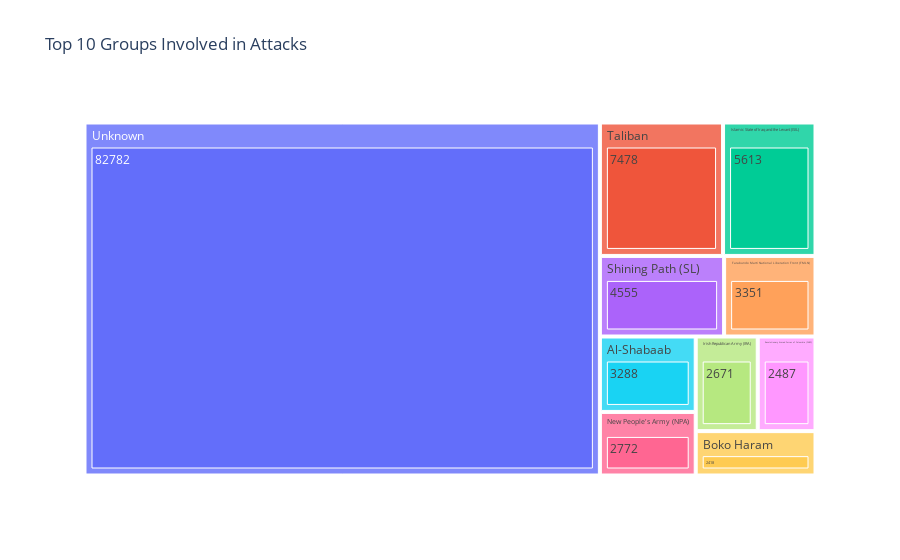

The notebook cell saved with this chart:
### Markdown cell above
# Groups involved in Attacks

Insights:
- **High number of attacks are done by Unknown Groups**: 
- **Taliban has the second highest count of Attacks**:

### Code cell
top_groups = df['group'].value_counts().head(10).reset_index()
top_groups
plt.figure(figsize=(12,6))
fig = px.treemap(top_groups, path=['group','count'], values='count',title='Top 10 Groups Involved in Attacks')
fig.show()

### Figure 1 — Plotly figure (JSON) as saved in the notebook; plotly's stock layout.template omitted (floating-point values rounded to 4 significant figures)
{"data": [{"branchvalues": "total", "domain": {"x": [0, 1], "y": [0, 1]}, "hovertemplate": "labels=%{label}<br>count=%{value}<br>parent=%{parent}<br>id=%{id}<extra></extra>", "ids": ["Boko Haram/2418", "Revolutionary Armed Forces of Colombia (FARC)/2487", "Irish Republican Army (IRA)/2671", "New People's Army (NPA)/2772", "Al-Shabaab/3288", "Farabundo Marti National Liberation Front (FMLN)/3351", "Shining Path (SL)/4555", "Islamic State of Iraq and the Levant (ISIL)/5613", "Taliban/7478", "Unknown/82782", "Al-Shabaab", "Boko Haram", "Farabundo Marti National Liberation Front (FMLN)", "Irish Republican Army (IRA)", "Islamic State of Iraq and the Levant (ISIL)", "New People's Army (NPA)", "Revolutionary Armed Forces of Colombia (FARC)", "Shining Path (SL)", "Taliban", "Unknown"], "labels": ["2418", "2487", "2671", "2772", "3288", "3351", "4555", "5613", "7478", "82782", "Al-Shabaab", "Boko Haram", "Farabundo Marti National Liberation Front (FMLN)", "Irish Republican Army (IRA)", "Islamic State of Iraq and the Levant (ISIL)", "New People's Army (NPA)", "Revolutionary Armed Forces of Colombia (FARC)", "Shining Path (SL)", "Taliban", "Unknown"], "name": "", "parents": ["Boko Haram", "Revolutionary Armed Forces of Colombia (FARC)", "Irish Republican Army (IRA)", "New People's Army (NPA)", "Al-Shabaab", "Farabundo Marti National Liberation Front (FMLN)", "Shining Path (SL)", "Islamic State of Iraq and the Levant (ISIL)", "Taliban", "Unknown", "", "", "", "", "", "", "", "", "", ""], "type": "treemap", "values": [2418, 2487, 2671, 2772, 3288, 3351, 4555, 5613, 7478, 82782, 3288, 2418, 3351, 2671, 5613, 2772, 2487, 4555, 7478, 82782]}], "layout": {"legend": {"tracegroupgap": 0}, "title": {"text": "Top 10 Groups Involved in Attacks"}}}
